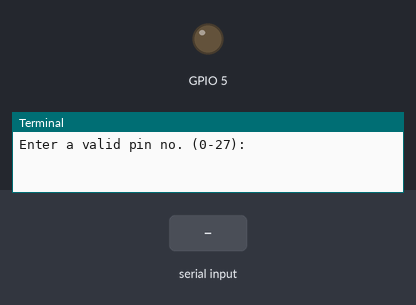
Recording of a program running on a simulated Raspberry Pi (BCM pin numbers). On the bench: output pins drawn as LEDs (lit = HIGH), the last lines printed to the terminal. Dashed ring = blinking. The inputs (shaded band) are chosen by the test bench.

Above: at 1.2 s.
1.3 s: "5" typed at the terminal, then Enter
At 2.1 s:
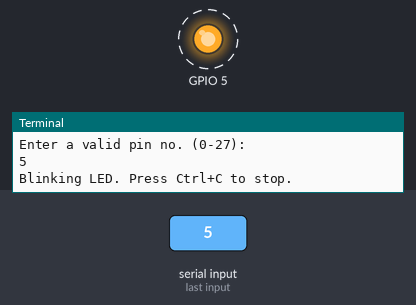
Timing chart, 0 to 10.3 s (numbered marks = the images above; inputs shaded):
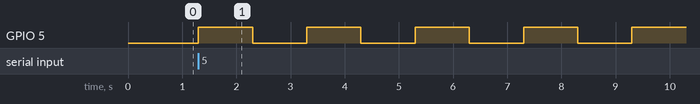

Measured:
- after the input at 1.3 s, GPIO 5: alternates HIGH for 1.0 s and LOW for 1.0 s, starting at once

The program:

blink_led.py
```python
import RPi.GPIO as GPIO
import time

try:
    pin = int(input("Enter a valid pin no. (0-27): "))
    if not 0 <= pin <= 27:
        print("❌ Invalid pin number. Valid range: 0-27")
        exit(1)

    LED_PIN = pin
    GPIO.setmode(GPIO.BCM)
    GPIO.setup(LED_PIN, GPIO.OUT)

    print("Blinking LED. Press Ctrl+C to stop.")
    while True:
        GPIO.output(LED_PIN, GPIO.HIGH)
        time.sleep(1)
        GPIO.output(LED_PIN, GPIO.LOW)
        time.sleep(1)
except KeyboardInterrupt:
    print("✅ Cleanup complete.")
except ValueError:
    print("❌ Please enter a valid integer.")
except Exception as e:
    print(f"❌ Error: {e}")
finally:
    GPIO.cleanup()
```
